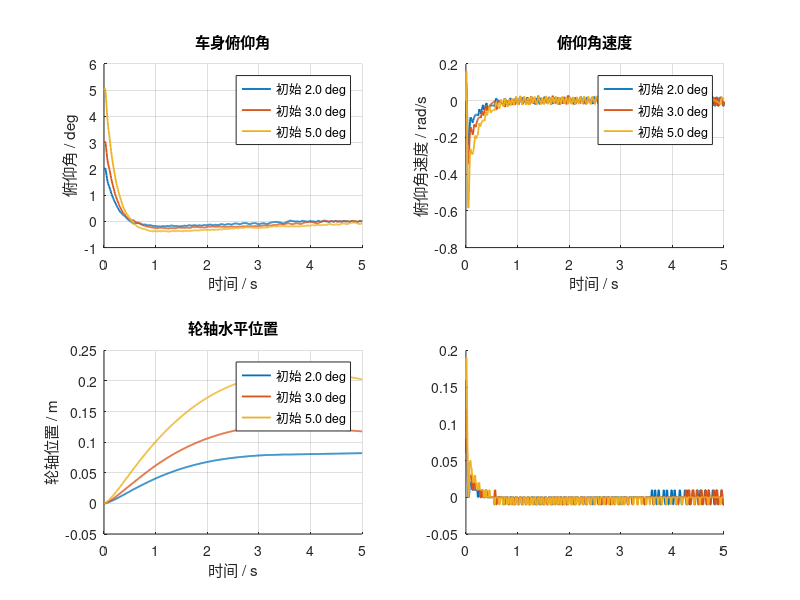

Write MATLAB code to recreate this figure. (Note: this script raises an error after producing the figure.)
clear;
clc;
close all;

%% 固定腿高轮腿机器人：四状态离散 LQR 中文模板
%
% 状态向量：
%   x = [theta; theta_dot; position; velocity]
%
%   theta      车身俯仰角，rad
%   theta_dot  车身俯仰角速度，rad/s
%   position   轮轴水平位置，m
%   velocity   轮轴水平速度，m/s
%
% 控制输入：
%   tau_total = tau_left + tau_right，单位 N*m
%
% 正方向约定：
%   theta > 0       表示车身向前倾
%   position > 0    表示机器人向前移动
%   tau_total > 0   表示轮子驱动机器人向前
%
% 电机既向轮子施加驱动力矩，也向车身施加大小相等、方向相反的
% 反作用力矩。线性化方程为：
%
%   a*theta_ddot + b*position_ddot - M*g*l*theta = -tau_total
%   b*theta_ddot + c*position_ddot               =  tau_total/r
%
% 本模型只适用于腿部相对车身完全固定的第一阶段。如果腿部关节参与
% 运动，需要重新建立至少六状态的轮腿模型，不能直接沿用本增益。

%% 1. 机械参数

m_total = 6.95;       % 整车总质量，kg
m = 0.19;             % 两个旋转轮组的总质量，kg
M = m_total - m;      % 除旋转轮组外的固定车身质量，kg

r = 0.03225;          % 车轮有效滚动半径，m
l = 0.073;            % 车身质心到轮轴的垂直距离，m
I = 0.025;            % 车身绕质心、平行轮轴方向的俯仰惯量，kg*m^2
g = 9.81;             % 重力加速度，m/s^2

% 将两个轮组近似为实心圆盘。后续有 CAD 或实测结果时应替换此值。
Iw = 0.5 * m * r^2;   % 两个轮组的总转动惯量，kg*m^2

% 必须与从核固件中的 BALANCE_CONTROL_HZ 一致。
control_hz = 100;
Ts = 1 / control_hz;

% 当前电机协议和固件限制。
tau_single_limit = 0.22;       % 单轮最大允许力矩，N*m
tau_total_limit = 2 * tau_single_limit;
tau_single_resolution = 0.01;  % 单轮力矩命令分辨率，N*m

fprintf('================ 机械参数 ================\n');
fprintf('整车总质量：                 %.6f kg\n', m_total);
fprintf('固定车身质量 M：             %.6f kg\n', M);
fprintf('两个旋转轮组总质量 m：       %.6f kg\n', m);
fprintf('质量合计 M+m：               %.6f kg\n', M + m);
fprintf('车轮有效半径 r：             %.8f m\n', r);
fprintf('质心高度 l：                 %.8f m\n', l);
fprintf('车身俯仰惯量 I：             %.9f kg*m^2\n', I);
fprintf('两个轮组总转动惯量 Iw：      %.9f kg*m^2\n', Iw);
fprintf('控制周期 Ts：                %.6f s (%d Hz)\n', Ts, control_hz);
fprintf('单轮力矩限制：               %.6f N*m\n', tau_single_limit);
fprintf('单轮力矩分辨率：             %.6f N*m\n', tau_single_resolution);

mass_error = abs(m_total - M - m);
if mass_error > 1.0e-9
    error('质量检查失败：m_total 与 M+m 不一致。');
end

if tau_single_limit <= 0 || tau_single_resolution <= 0
    error('力矩限制和力矩分辨率必须大于零。');
end

% 仅用于理解当前执行器能力，不代表动态过程中一定能在该角度恢复。
static_ratio = tau_total_limit / (M * g * l);
if static_ratio < 1
    static_balance_angle_deg = asind(static_ratio);
    fprintf('当前总力矩对应的静态重力矩角度约为：%.3f deg\n', ...
            static_balance_angle_deg);
else
    static_balance_angle_deg = 90;
    fprintf('当前总力矩大于线性模型的最大静态重力矩。\n');
end

fprintf('机械参数检查通过。\n');

%% 2. 建立修正后的连续状态空间模型

a = I + M * l^2;
b = M * l;
c = M + m + Iw / r^2;
den = a * c - b^2;

if den <= 0
    error('模型分母 den <= 0，请检查 M、m、l、I、Iw 和 r。');
end

% 状态顺序：x = [theta; theta_dot; position; velocity]
A = [0,                 1, 0, 0;
     c*M*g*l/den,       0, 0, 0;
     0,                 0, 0, 1;
    -b*M*g*l/den,       0, 0, 0];

% 输入为左右电机力矩之和 tau_total，而不是外部水平推力。
B_tau = [0;
        -(c + b/r)/den;
         0;
         (b + a/r)/den];

% 只用于和旧的“等效水平力”模型比较，不要将该增益写入当前固件。
B_force = B_tau * r;

C = eye(4);
D_tau = zeros(4, 1);

fprintf('\n================ 连续状态空间模型 ================\n');
disp('A =');
disp(A);
disp('B_tau（输入为左右轮总力矩，N*m）=');
disp(B_tau);
disp('B_force（仅用于与旧模型比较）=');
disp(B_force);

continuous_rank = rank(ctrb(A, B_tau));
fprintf('连续系统可控性矩阵秩：%d / 4\n', continuous_rank);
if continuous_rank ~= 4
    error('连续系统不可控，不能继续设计 LQR。');
end

%% 3. 按实际控制周期离散化

sys_c = ss(A, B_tau, C, D_tau);
sys_d = c2d(sys_c, Ts, 'zoh');
Ad = sys_d.A;
Bd = sys_d.B;

discrete_rank = rank(ctrb(Ad, Bd));
fprintf('\n================ 离散模型 ================\n');
fprintf('离散系统可控性矩阵秩：%d / 4\n', discrete_rank);
if discrete_rank ~= 4
    error('离散系统不可控，不能继续设计 LQR。');
end

%% 4. LQR 调参区
%
% q_theta 增大：更重视倾角，更早产生回正力矩。
% q_theta_dot 增大：更重视倾倒速度，提高阻尼和接住速度。
% q_position 增大：更努力返回启动位置，但可能干扰姿态优先级。
% q_velocity 增大：更强地限制行驶速度，但可能妨碍轮子快速接车身。
% R_scale 减小：整体控制更强；R_scale 增大：整体控制更柔和。
%
% 每轮实机测试只修改一组参数，并保留力矩、倾角和轮速保护。

q_theta = 1200;
q_theta_dot = 80;
q_position = 0.25;
q_velocity = 1.25;

Q = diag([q_theta, q_theta_dot, q_position, q_velocity]);

% 旧模型使用 R_force=0.5。先换算为总力矩输入的名义惩罚，再通过
% R_scale 调节整体控制强度。
R_force = 0.5;
R_tau_nominal = R_force / r^2;
R_scale = 0.5;
R_tau = R_tau_nominal * R_scale;

fprintf('\n================ LQR 调参设置 ================\n');
fprintf('Q = diag([%.6f, %.6f, %.6f, %.6f])\n', ...
        q_theta, q_theta_dot, q_position, q_velocity);
fprintf('R_tau_nominal = %.9f\n', R_tau_nominal);
fprintf('R_scale       = %.9f\n', R_scale);
fprintf('R_tau         = %.9f\n', R_tau);

if any(diag(Q) <= 0) || R_tau <= 0
    error('Q 的对角元素和 R_tau 必须全部大于零。');
end

%% 5. 计算离散 LQR 增益

K_tau = dlqr(Ad, Bd, Q, R_tau);
Acl_d = Ad - Bd * K_tau;
poles_d = eig(Acl_d);

% 仅用于旧模型对比。当前 OpenAMP 固件直接使用 K_tau。
K_force_equivalent = K_tau / r;

fprintf('\n================ 离散 LQR 结果 ================\n');
disp('K_tau（输出为左右轮总力矩，N*m）=');
disp(K_tau);
disp('离散闭环极点 eig(Ad-Bd*K_tau) =');
disp(poles_d);
disp('离散闭环极点模长 =');
disp(abs(poles_d));

if any(abs(poles_d) >= 1)
    error('存在模长不小于1的离散闭环极点，禁止部署该增益。');
end

fprintf('\n写入当前 OpenAMP 固件的直接总力矩增益：\n');
fprintf('K1 = %.9ff;\n', K_tau(1));
fprintf('K2 = %.9ff;\n', K_tau(2));
fprintf('K3 = %.9ff;\n', K_tau(3));
fprintf('K4 = %.9ff;\n', K_tau(4));
fprintf(['tau_total = -(K1*theta + K2*theta_dot + ' ...
         'K3*position + K4*velocity)\n']);
fprintf(['tau_left=tau_total/2，tau_right=tau_total/2，' ...
         '之后再做左右电机安装方向映射。\n']);
fprintf('注意：当前固件只复制 K_tau，不要复制 K_force_equivalent。\n');

%% 6. 带限幅、量化和一拍延迟的离散仿真

simulation_time = 5.0;
time = 0:Ts:simulation_time;
sample_count = numel(time);

% 自动测试多个初始倾角。线性仿真只能筛除明显不合理的参数，不能代替
% 有保护绳的实机测试。
initial_pitch_tests_deg = [2.0, 3.0, 5.0];
test_count = numel(initial_pitch_tests_deg);

use_torque_quantization = true;
use_one_sample_delay = true;

simulation_results = repmat(struct( ...
    'initial_pitch_deg', 0, ...
    'x', [], ...
    'tau_command', [], ...
    'tau_applied', [], ...
    'tau_single', [], ...
    'saturated', [], ...
    'peak_total_torque', 0, ...
    'peak_single_torque', 0, ...
    'saturated_ratio_percent', 0, ...
    'final_pitch_deg', 0, ...
    'final_position_m', 0), 1, test_count);

fprintf('\n================ 带约束离散仿真 ================\n');

for test_index = 1:test_count
    theta_initial_deg = initial_pitch_tests_deg(test_index);

    x = zeros(4, sample_count);
    x(:, 1) = [deg2rad(theta_initial_deg); 0; 0; 0];
    x_reference = zeros(4, 1);

    tau_command = zeros(1, sample_count);
    tau_applied = zeros(1, sample_count);
    tau_single = zeros(1, sample_count);
    saturated = false(1, sample_count);

    for k = 1:(sample_count - 1)
        tau_raw = -K_tau * (x(:, k) - x_reference);
        tau_limited = min(max(tau_raw, -tau_total_limit), ...
                          tau_total_limit);
        saturated(k) = abs(tau_raw) > tau_total_limit;

        single_command = tau_limited / 2;

        if use_torque_quantization
            single_command = ...
                round(single_command / tau_single_resolution) * ...
                tau_single_resolution;
        end

        single_command = min(max(single_command, -tau_single_limit), ...
                             tau_single_limit);

        tau_single(k) = single_command;
        tau_command(k) = 2 * single_command;

        if use_one_sample_delay && k > 1
            tau_applied(k) = tau_command(k - 1);
        elseif ~use_one_sample_delay
            tau_applied(k) = tau_command(k);
        end

        x(:, k + 1) = Ad * x(:, k) + Bd * tau_applied(k);
    end

    tau_single(end) = tau_single(end - 1);
    tau_command(end) = tau_command(end - 1);
    tau_applied(end) = tau_applied(end - 1);
    saturated(end) = saturated(end - 1);

    peak_total_torque = max(abs(tau_command));
    peak_single_torque = max(abs(tau_single));
    saturated_ratio_percent = 100 * nnz(saturated) / sample_count;
    final_pitch_deg = rad2deg(x(1, end));
    final_position_m = x(3, end);

    simulation_results(test_index).initial_pitch_deg = theta_initial_deg;
    simulation_results(test_index).x = x;
    simulation_results(test_index).tau_command = tau_command;
    simulation_results(test_index).tau_applied = tau_applied;
    simulation_results(test_index).tau_single = tau_single;
    simulation_results(test_index).saturated = saturated;
    simulation_results(test_index).peak_total_torque = peak_total_torque;
    simulation_results(test_index).peak_single_torque = peak_single_torque;
    simulation_results(test_index).saturated_ratio_percent = ...
        saturated_ratio_percent;
    simulation_results(test_index).final_pitch_deg = final_pitch_deg;
    simulation_results(test_index).final_position_m = final_position_m;

    fprintf('\n初始倾角：%.3f deg\n', theta_initial_deg);
    fprintf('峰值总力矩命令：          %.6f N*m\n', peak_total_torque);
    fprintf('峰值单轮力矩命令：        %.6f N*m\n', peak_single_torque);
    fprintf('力矩饱和采样比例：        %.3f %%\n', ...
            saturated_ratio_percent);
    fprintf('仿真结束俯仰角：          %.6f deg\n', final_pitch_deg);
    fprintf('仿真结束水平位置：        %.6f m\n', final_position_m);
    fprintf('仿真最大绝对俯仰角：      %.6f deg\n', ...
            max(abs(rad2deg(x(1, :)))));

    if max(abs(x(1, :))) > deg2rad(15)
        warning('初始 %.1f deg 仿真超过15度，禁止直接部署该增益。', ...
                theta_initial_deg);
    end

    if abs(x(1, end)) > deg2rad(0.5)
        warning('初始 %.1f deg 仿真结束时没有回到0.5度以内。', ...
                theta_initial_deg);
    end
end

%% 7. 绘制三组仿真结果

figure('Name', '固定腿高轮腿机器人离散 LQR 仿真');

subplot(2, 2, 1);
hold on;
for test_index = 1:test_count
    plot(time, ...
         rad2deg(simulation_results(test_index).x(1, :)), ...
         'LineWidth', 1.3, ...
         'DisplayName', sprintf('初始 %.1f deg', ...
                                initial_pitch_tests_deg(test_index)));
end
grid on;
xlabel('时间 / s');
ylabel('俯仰角 / deg');
title('车身俯仰角');
legend('Location', 'best');

subplot(2, 2, 2);
hold on;
for test_index = 1:test_count
    plot(time, ...
         simulation_results(test_index).x(2, :), ...
         'LineWidth', 1.3, ...
         'DisplayName', sprintf('初始 %.1f deg', ...
                                initial_pitch_tests_deg(test_index)));
end
grid on;
xlabel('时间 / s');
ylabel('俯仰角速度 / rad/s');
title('俯仰角速度');
legend('Location', 'best');

subplot(2, 2, 3);
hold on;
for test_index = 1:test_count
    plot(time, ...
         simulation_results(test_index).x(3, :), ...
         'LineWidth', 1.3, ...
         'DisplayName', sprintf('初始 %.1f deg', ...
                                initial_pitch_tests_deg(test_index)));
end
grid on;
xlabel('时间 / s');
ylabel('轮轴位置 / m');
title('轮轴水平位置');
legend('Location', 'best');

subplot(2, 2, 4);
hold on;
for test_index = 1:test_count
    plot(time, ...
         simulation_results(test_index).tau_single, ...
         'LineWidth', 1.3, ...
         'DisplayName', sprintf('初始 %.1f deg', ...
                                initial_pitch_tests_deg(test_index)));
end
yline(tau_single_limit, '--r', '正力矩限制');
yline(-tau_single_limit, '--r', '负力矩限制');
grid on;
xlabel('时间 / s');
ylabel('单轮力矩 / N*m');
title('单轮力矩命令');
legend('Location', 'best');

%% 8. 保存结果

save('wheel_leg_lqr_corrected_zh_result.mat', ...
     'M', 'm', 'm_total', 'r', 'l', 'I', 'Iw', 'g', ...
     'control_hz', 'Ts', ...
     'A', 'B_tau', 'B_force', 'Ad', 'Bd', ...
     'Q', 'q_theta', 'q_theta_dot', 'q_position', 'q_velocity', ...
     'R_force', 'R_tau_nominal', 'R_scale', 'R_tau', ...
     'K_tau', 'K_force_equivalent', 'poles_d', ...
     'tau_single_limit', 'tau_total_limit', ...
     'tau_single_resolution', 'static_balance_angle_deg', ...
     'initial_pitch_tests_deg', 'simulation_results');

fprintf('\n结果已保存到：wheel_leg_lqr_corrected_zh_result.mat\n');
fprintf('部署到当前固件时只复制 K_tau 的四个增益。\n');
